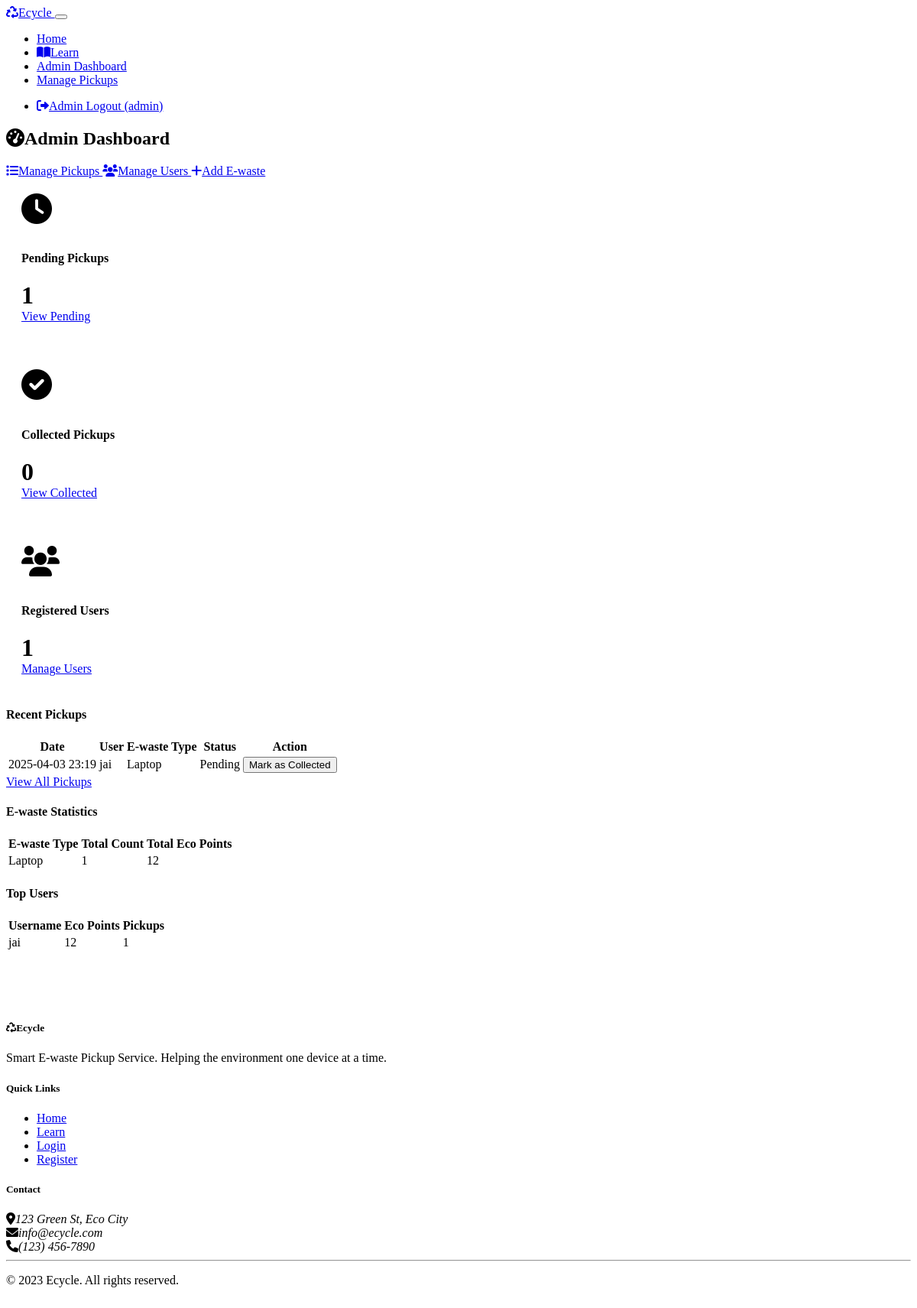
Screenshot of /admin/dashboard (signed in) with the database file from the repository.
### models.py (models this page shows, shortened)
class Schedule(db.Model):
    __tablename__ = 'schedule'
    id = db.Column(db.Integer, primary_key=True)
    user_id = db.Column(db.Integer, db.ForeignKey('users.id'), nullable=False)
    ewaste_id = db.Column(db.Integer, db.ForeignKey('ewaste.id'), nullable=False)
    pickup_date = db.Column(db.DateTime, nullable=False)
    pickup_address = db.Column(db.Text, nullable=False)
    status = db.Column(db.String(20), default='Pending')  # Pending, Collected
    scheduled_at = db.Column(db.DateTime, default=datetime.utcnow)
    updated_at = db.Column(db.DateTime, onupdate=datetime.utcnow)

class User(UserMixin, db.Model):
    __tablename__ = 'users'
    id = db.Column(db.Integer, primary_key=True)
    username = db.Column(db.String(64), unique=True, nullable=False)
    email = db.Column(db.String(120), unique=True, nullable=False)
    password_hash = db.Column(db.String(256), nullable=False)
    eco_points = db.Column(db.Integer, default=0)
    carbon_saved = db.Column(db.Float, default=0.0)
    created_at = db.Column(db.DateTime, default=datetime.utcnow)
    pickups = db.relationship('Schedule', backref='user', lazy=True)
    ewaste_items = db.relationship('Ewaste', backref='user', lazy=True)

class Ewaste(db.Model):
    __tablename__ = 'ewaste'
    id = db.Column(db.Integer, primary_key=True)
    user_id = db.Column(db.Integer, db.ForeignKey('users.id'), nullable=False)
    ewaste_type = db.Column(db.String(50), nullable=False)
    model = db.Column(db.String(100))
    ram = db.Column(db.String(50))
    condition = db.Column(db.String(50))
    estimated_price = db.Column(db.Integer)
    eco_points = db.Column(db.Integer, default=0)
    classification_result = db.Column(db.Text)
    image_path = db.Column(db.String(255))
    created_at = db.Column(db.DateTime, default=datetime.utcnow)
    schedules = db.relationship('Schedule', backref='ewaste', lazy=True)

### routes.py (the view)
@app.route('/admin/dashboard')
def admin_dashboard():
    if 'admin_id' not in session:
        flash('Please login as admin to access the dashboard.', 'warning')
        return redirect(url_for('admin_login'))
    pending_count = Schedule.query.filter_by(status='Pending').count()
    collected_count = Schedule.query.filter_by(status='Collected').count()
    user_count = User.query.count()
    recent_pickups = db.session.query(Schedule, User, Ewaste)\
        .join(User, Schedule.user_id == User.id)\
        .join(Ewaste, Schedule.ewaste_id == Ewaste.id)\
        .order_by(Schedule.scheduled_at.desc())\
        .limit(5)\
        .all()
    ewaste_stats = {}
    ewaste_counts = db.session.query(
        Ewaste.ewaste_type,
        db.func.count(Ewaste.id).label('count'),
        db.func.sum(Ewaste.eco_points).label('eco_points')
    ).group_by(Ewaste.ewaste_type).all()
    for type_name, count, eco_points in ewaste_counts:
        ewaste_stats[type_name] = {
            'count': count,
            'eco_points': eco_points or 0
        }
    top_users = db.session.query(
        User.id,
        User.username,
        User.eco_points,
        db.func.count(Schedule.id).label('pickup_count')
    ).outerjoin(Schedule, User.id == Schedule.user_id)\
     .group_by(User.id)\
     .order_by(User.eco_points.desc())\
     .limit(5)\
     .all()
    return render_template('admin/dashboard.html',
                           pending_count=pending_count,
                           collected_count=collected_count,
                           user_count=user_count,
                           recent_pickups=recent_pickups,
                           ewaste_stats=ewaste_stats,
                           top_users=top_users)

### templates/admin/dashboard.html (shortened to what this page needs)
{% extends 'layout.html' %}
{% block content %}
<div class="container">
    <div class="d-flex justify-content-between align-items-center mb-4">
        <h2><i class="fas fa-tachometer-alt me-2"></i>Admin Dashboard</h2>
        <div>
            <a href="{{ url_for('admin_view_pickups') }}" class="btn btn-primary me-2">
                <i class="fas fa-list me-1"></i>Manage Pickups
            </a>
            <a href="{{ url_for('admin_manage_users') }}" class="btn btn-info me-2">
                <i class="fas fa-users me-1"></i>Manage Users
            </a>
            <a href="{{ url_for('admin_add_ewaste') }}" class="btn btn-success">
                <i class="fas fa-plus me-1"></i>Add E-waste
            </a>
        </div>
    </div>
    <div class="row mb-4">
        <div class="col-md-4">
            <div class="card stat-card bg-warning text-dark h-100">
                <div class="card-body text-center">
                    <i class="fas fa-clock fa-2x mb-2"></i>
                    <h4>Pending Pickups</h4>
                    <div class="stat-value">{{ pending_count }}</div>
                    <a href="{{ url_for('admin_view_pickups', status='Pending') }}" class="btn btn-dark mt-3">View Pending</a>
                </div>
            </div>
        </div>
        <div class="col-md-4">
            <div class="card stat-card bg-success text-white h-100">
                <div class="card-body text-center">
                    <i class="fas fa-check-circle fa-2x mb-2"></i>
                    <h4>Collected Pickups</h4>
                    <div class="stat-value">{{ collected_count }}</div>
                    <a href="{{ url_for('admin_view_pickups', status='Collected') }}" class="btn btn-light mt-3">View Collected</a>
                </div>
            </div>
        </div>
        <div class="col-md-4">
            <div class="card stat-card bg-info text-white h-100">
                <div class="card-body text-center">
                    <i class="fas fa-users fa-2x mb-2"></i>
                    <h4>Registered Users</h4>
                    <div class="stat-value">{{ user_count }}</div>
                    <a href="{{ url_for('admin_manage_users') }}" class="btn btn-light mt-3">Manage Users</a>
                </div>
            </div>
        </div>
    </div>
    <div class="card mb-4">
        <div class="card-header bg-primary text-white">
            <h4 class="mb-0">Recent Pickups</h4>
        </div>
        <div class="card-body">
            {% if recent_pickups %}
            <div class="table-responsive">
                <table class="table table-hover">
                    <thead>
                        <tr>
                            <th>Date</th>
                            <th>User</th>
                            <th>E-waste Type</th>
                            <th>Status</th>
                            <th>Action</th>
                        </tr>
                    </thead>
                    <tbody>
                        {% for schedule, user, ewaste in recent_pickups %}
                        <tr>
                            <td>{{ schedule.pickup_date.strftime('%Y-%m-%d %H:%M') }}</td>
                            <td>{{ user.username }}</td>
                            <td>{{ ewaste.ewaste_type }}</td>
                            <td class="status-cell">
                                <span class="badge {% if schedule.status == 'Pending' %}bg-warning{% else %}bg-success{% endif %}">
                                    {{ schedule.status }}
                                </span>
                            </td>
                            <td class="action-cell">
                                {% if schedule.status == 'Pending' %}
                                <button class="btn btn-sm btn-success update-status-btn"
                                        data-id="{{ schedule.id }}"
                                        data-status="Collected">
                                    Mark as Collected
                                </button>
                                {% else %}
                                <span class="text-success"><i class="fas fa-check-circle"></i> Completed</span>
                                {% endif %}
                            </td>
                        </tr>
                        {% endfor %}
                    </tbody>
                </table>
            </div>
            {% else %}
            <div class="alert alert-info">No recent pickups available.</div>
            {% endif %}
            <div class="text-center mt-3">
                <a href="{{ url_for('admin_view_pickups') }}" class="btn btn-primary">View All Pickups</a>
            </div>
        </div>
    </div>
    <div class="row">
        <div class="col-md-6">
            <div class="card mb-4">
                <div class="card-header bg-success text-white">
                    <h4 class="mb-0">E-waste Statistics</h4>
                </div>
                <div class="card-body">
                    <div class="table-responsive">
                        <table class="table">
                            <thead>
                                <tr>
                                    <th>E-waste Type</th>
                                    <th>Total Count</th>
                                    <th>Total Eco Points</th>
                                </tr>
                            </thead>
                            <tbody>
                                {% for type, stats in ewaste_stats.items() %}
                                <tr>
                                    <td>{{ type }}</td>
                                    <td>{{ stats.count }}</td>
                                    <td>{{ stats.eco_points }}</td>
                                </tr>
                                {% endfor %}
                            </tbody>
                        </table>
                    </div>
                </div>
            </div>
        </div>
        <div class="col-md-6">
            <div class="card mb-4">
                <div class="card-header bg-info text-white">
                    <h4 class="mb-0">Top Users</h4>
                </div>
                <div class="card-body">
                    <div class="table-responsive">
                        <table class="table">
                            <thead>
                                <tr>
                                    <th>Username</th>
                                    <th>Eco Points</th>
                                    <th>Pickups</th>
                                </tr>
                            </thead>
                            <tbody>
                                {% for user in top_users %}
                                <tr>
                                    <td>{{ user.username }}</td>
                                    <td>{{ user.eco_points }}</td>
                                    <td>{{ user.pickup_count }}</td>
                                </tr>
                                {% endfor %}
                            </tbody>
                        </table>
                    </div>
                </div>
            </div>
        </div>
    </div>
</div>
{% endblock %}

### static/css/style.css (style rules this page uses)
.stat-card { padding: 20px; border-radius: 10px; margin-bottom: 20px; }
.stat-card i { font-size: 2.5rem; margin-bottom: 15px; }
.stat-card .stat-value { font-size: 2rem; font-weight: bold; }

### rows the page displays
Schedule: pickup_date "2025-04-03 23:19", username "jai", ewaste_type "Laptop", status "Pending"
Ewaste: ewaste_type "Laptop", count "1", eco_points "12"
User: username "jai", eco_points "12", pickup_count "1"

### other values shown
{{ session['admin_username'] }} "admin"
{{ pending_count }} "1"
{{ collected_count }} "0"
{{ user_count }} "1"
